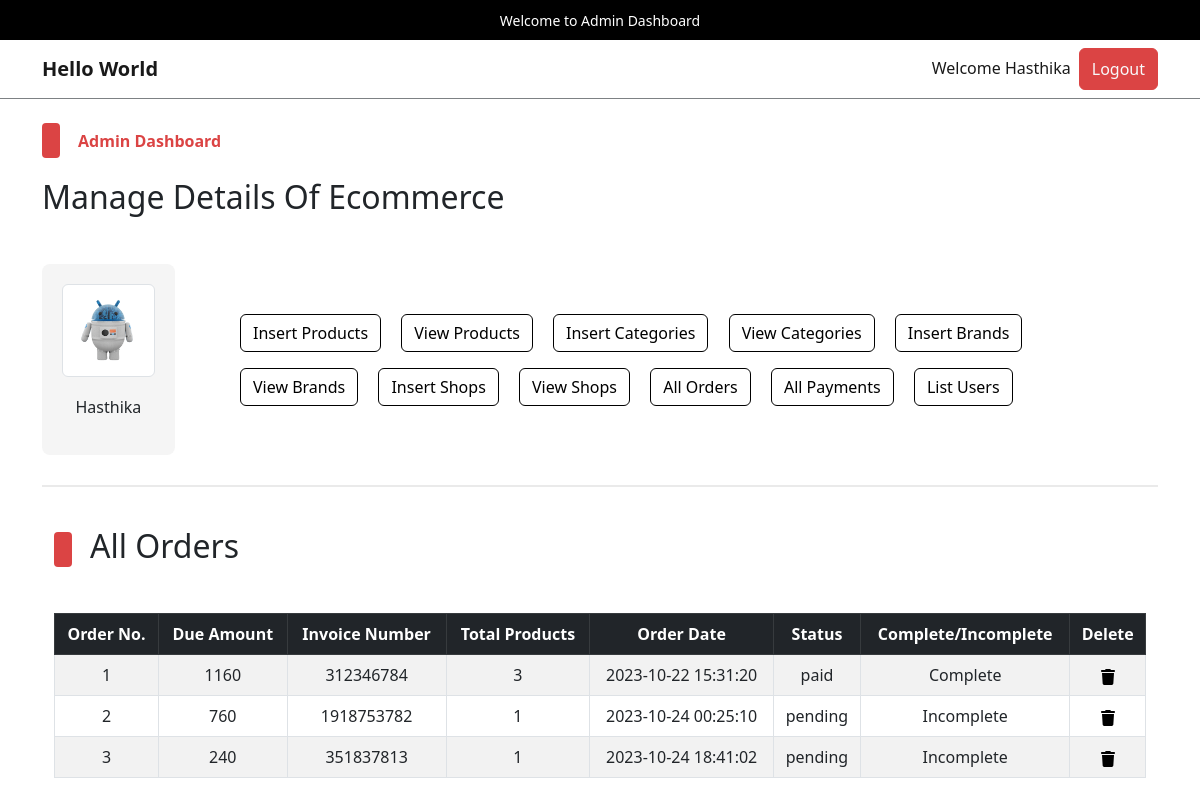
/admin/index.php?list_orders (signed in), run on the app's committed database.
### tables this page shows
CREATE TABLE `admin_table` (
  `admin_id` int(11) NOT NULL,
  `admin_name` varchar(100) NOT NULL,
  `admin_email` varchar(200) NOT NULL,
  `admin_image` varchar(255) NOT NULL,
  `admin_password` varchar(255) NOT NULL
);

CREATE TABLE `user_orders` (
  `order_id` int(11) NOT NULL,
  `user_id` int(11) NOT NULL,
  `amount_due` int(255) NOT NULL,
  `invoice_number` int(255) NOT NULL,
  `total_products` int(255) NOT NULL,
  `order_date` timestamp NOT NULL DEFAULT current_timestamp() ON UPDATE current_timestamp(),
  `order_status` varchar(255) NOT NULL
);

### admin/list_orders.php (the view, shortened to what this page needs)
<!DOCTYPE html>
<html lang="en">
<head>
</head>
<body>
    <div class="container">
        <div class="categ-header">
            <div class="sub-title">
                <span class="shape"></span>
                <h2>All Orders</h2>
            </div>
        </div>
        <div class="table-data">
            <table class="table table-bordered table-hover table-striped text-center">
                <thead class="table-dark">
                    <?php
                    $get_order_query = "SELECT * FROM `user_orders`";
                    $get_order_result = mysqli_query($con, $get_order_query);
                    $row_count = mysqli_num_rows($get_order_result);
                    if($row_count!=0){
                        echo "
                        <tr>
                        <th>Order No.</th>
                        <th>Due Amount</th>
                        <th>Invoice Number</th>
                        <th>Total Products</th>
                        <th>Order Date</th>
                        <th>Status</th>
                        <th>Complete/Incomplete</th>
                        <th>Delete</th>
                    </tr>
                    ";
                    }
                    ?>
                </thead>
                <tbody>
                    <?php
                    if ($row_count == 0) {
                        echo "<h2 class='text-center text-light p-2 bg-dark'>No orders yet</h2>";
                    } else {
                        $id_number = 1;
                        while ($row_fetch_orders = mysqli_fetch_array($get_order_result)) {
                            $order_id = $row_fetch_orders['order_id'];
                            $amount_due = $row_fetch_orders['amount_due'];
                            $invoice_number = $row_fetch_orders['invoice_number'];
                            $total_products = $row_fetch_orders['total_products'];
                            $order_date = $row_fetch_orders['order_date'];
                            $order_status = $row_fetch_orders['order_status'];
                            $order_complete = $row_fetch_orders['order_status'] == 'paid'? 'Complete' : 'Incomplete';
                            echo "
                            <tr>
                            <td>$id_number</td>
                            <td>$amount_due</td>
                            <td>$invoice_number</td>
                            <td>$total_products</td>
                            <td>$order_date</td>
                            <td>$order_status</td>
                            <td>$order_complete</td>
                            <td>
                                <a href='index.php?delete_order=$order_id' data-bs-toggle='modal' data-bs-target='#deleteModal_$order_id'>
                                </a>
                                <div class='modal fade' id='deleteModal_$order_id' tabindex='-1' aria-labelledby='deleteModal_$order_id.Label' aria-hidden='true'>
                                                            <a class='text-light' href='index.php?delete_order=$order_id'>
                                                                Delete Order No. <strong>$id_number</strong>
                                                            </a>
                                </div>
                            </td>
                        </tr>
                            ";
                            $id_number++;
                        }
                    }
                    ?>
                </tbody>
            </table>
        </div>
    </div>
</body>
</html>

### admin/index.php (shortened to what this page needs)
<?php
    include('../functions/common_functions.php');
    if(isset($_SESSION['admin_username'])){
        $admin_name = $_SESSION['admin_username'];
        $get_admin_data = "SELECT * FROM `admin_table` WHERE admin_name = '$admin_name'";
        $get_admin_result = mysqli_query($con,$get_admin_data);
        $row_fetch_admin_data = mysqli_fetch_array($get_admin_result);
        $admin_name = $row_fetch_admin_data['admin_name'];
        $admin_image = $row_fetch_admin_data['admin_image'];
    }else{
        echo "<script>window.open('./admin_login.php','_self');</script>";
    }
?>
<!DOCTYPE html>
<html lang="en">
<head>
    <link rel="stylesheet" href="../assets/css/bootstrap.css" />
    <link rel="stylesheet" href="../assets/css/main.css" />
</head>
<body>
    <div class="upper-nav primary-bg p-2 px-3 text-center text-break">
        <span>Welcome to Admin Dashboard</span>
    </div>
    <nav class="navbar navbar-expand-lg navbar-light bg-light">
        <div class="container">
            <a class="navbar-brand fw-bold" href="#">Hello World</a>
            <div class="collapse navbar-collapse" id="navbarSupportedContentad">
                <ul class="navbar-nav ms-auto mb-2 mb-lg-0">
                    <li class="nav-item">
                        <a class="nav-link active" aria-current="page" href="#">Welcome <?php echo $admin_name;?></a>
                    </li>
                    <li class="nav-item">
                    <button class="btn btn-primary p-0 px-1">
                            <a href="./admin_logout.php" class="nav-link text-light">Logout</a>
                        </button>
                    </li>
                </ul>
            </div>
        </div>
    </nav>
    <div class="control">
        <div class="container pt-4 pb-0">
            <div class="categ-header">
                <div class="sub-title">
                    <span class="shape"></span>
                    <span class="title">Admin Dashboard</span>
                </div>
                <h2>Manage Details Of Ecommerce</h2>
            </div>
            <div class="row align-items-center">
                <div class="col-md-2">
                    <div class="admin-image">
                        <a href="./index.php"><img src="./admin_images/<?php echo $admin_image;?>" class="img-thumbnail" alt="Admin Photo"></a>
                        <p><?php echo $admin_name;?></p>
                    </div>
                </div>
                <div class="col-md-10">
                    <div class="buttons">
                        <button class="btn btn-outline-primary m-2">
                            <a href="./insert_product.php" class="nav-link">Insert Products</a>
                        </button>
                        <button class="btn btn-outline-primary m-2">
                            <a href="index.php?view_products" class="nav-link">View Products</a>
                        </button>
                        <button class="btn btn-outline-primary m-2">
                            <a href="index.php?insert_category" class="nav-link">Insert Categories</a>
                        </button>
                        <button class="btn btn-outline-primary m-2">
                            <a href="index.php?view_categories" class="nav-link">View Categories</a>
                        </button>
                        <button class="btn btn-outline-primary m-2">
                            <a href="index.php?insert_brand" class="nav-link">Insert Brands</a>
                        </button>
                        <button class="btn btn-outline-primary m-2">
                            <a href="index.php?view_brands" class="nav-link">View Brands</a>
                        </button>
                        <button class="btn btn-outline-primary m-2">
                            <a href="index.php?insert_shops" class="nav-link">Insert Shops</a>
                        </button>
                        <button class="btn btn-outline-primary m-2">
                            <a href="index.php?view_shops" class="nav-link">View Shops</a>
                        </button>
                        <button class="btn btn-outline-primary m-2">
                            <a href="index.php?list_orders" class="nav-link">All Orders</a>
                        </button>
                        <button class="btn btn-outline-primary m-2">
                            <a href="index.php?list_payments" class="nav-link">All Payments</a>
                        </button>
                        <button class="btn btn-outline-primary m-2">
                            <a href="index.php?list_users" class="nav-link">List Users</a>
                        </button>
                    </div>
                </div>
            </div>
        </div>
    </div>
    <div class="container">
        <div class="divider"></div>
    </div>
    <div class="change-page">
        <div class="container">
            <?php
            if(isset($_GET['list_orders'])){
                include('./list_orders.php');
            }
            ?>
        </div>
    </div>
</body>
</html>

### assets/css/main.css (style rules this page uses)
* { -webkit-box-sizing: border-box; -moz-box-sizing: border-box; box-sizing: border-box; margin: 0; padding: 0; }
html { scroll-behavior: smooth; }
a { text-decoration: none; color: #000000; cursor: pointer; }
button, input[type="submit"] { cursor: pointer; }
ul { list-style: none; }
.primary-bg { background-color: #000; }
.divider { background-color: #eaeaea; height: 1.5px; width: 100%; margin-top: 30px; margin-bottom: 40px; }
.container .categ-header { display: flex; flex-direction: column; gap: 20px; margin-bottom: 40px; }
.container .categ-header .sub-title { display: flex; flex-direction: row; gap: 18px; align-items: center; }
.container .categ-header .sub-title span:nth-of-type(1) { width: 18px; height: 35px; background-color: #DB4444; border-radius: 4px; -webkit-border-radius: 4px; -moz-border-radius: 4px; -ms-border-radius: 4px; -o-border-radius: 4px; }
.shape { display: inline-block; width: 18px; height: 35px; background-color: #DB4444; border-radius: 4px; -webkit-border-radius: 4px; -moz-border-radius: 4px; -ms-border-radius: 4px; -o-border-radius: 4px; }
.container .categ-header .sub-title span:nth-of-type(2) { color: #DB4444; font-weight: bold; }
.upper-nav span { color: #ffffff; font-size: 14px; }
.bg-light { background-color: #ffffff !important; border-bottom: 1px solid #7D8184; }
.control .container .row .admin-image { width: 80%; background-color: #F5F5F5; padding: 20px; display: flex; flex-direction: column; gap:18px; align-items: center; border-radius: 8px; -webkit-border-radius: 8px; -moz-border-radius: 8px; -ms-border-radius: 8px; -o-border-radius: 8px; }
.control .container .row .admin-image img { width: 100%; }
.control .container .row .buttons a.nav-link { transition: 0s; -webkit-transition: 0s; -moz-transition: 0s; -ms-transition: 0s; -o-transition: 0s; }
td { vertical-align: middle; }

### data on the page
admin_table: admin_name "Hasthika", admin_image (picture)
user_orders: amount_due "1160", invoice_number "312346784", total_products "3", order_date "2023-10-22 15:31:20", order_status "paid", order_status "Complete"
user_orders: amount_due "760", invoice_number "1918753782", total_products "1", order_date "2023-10-24 00:25:10", order_status "pending", order_status "Incomplete"
user_orders: amount_due "240", invoice_number "351837813", total_products "1", order_date "2023-10-24 18:41:02", order_status "pending", order_status "Incomplete"
